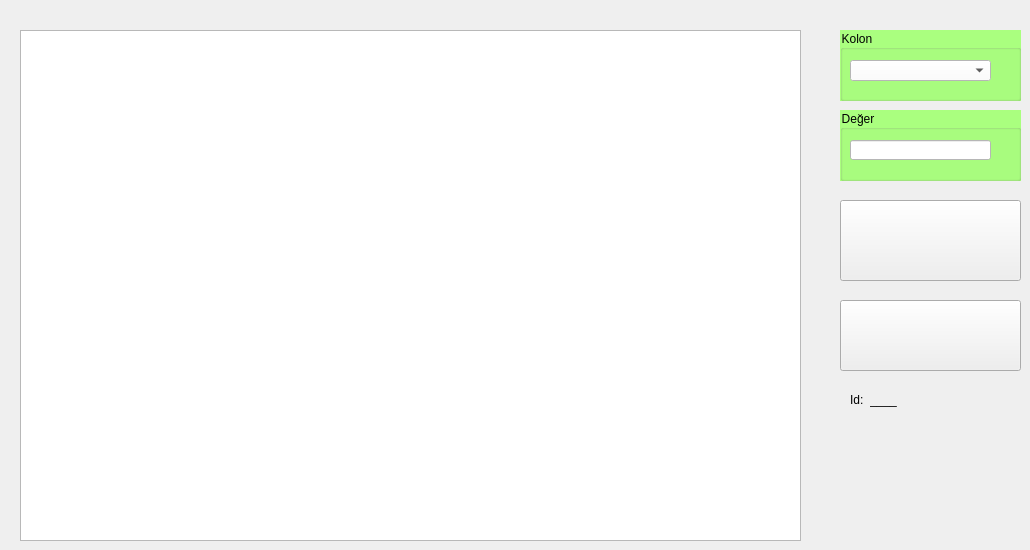
    <widget class="QWidget" name="tab_2">
     <attribute name="icon">
      <iconset resource="a.qrc">
       <normaloff>:/w/match.png</normaloff>:/w/match.png</iconset>
     </attribute>
     <attribute name="title">
      <string>EŞLEŞMELER</string>
     </attribute>
     <widget class="QTableWidget" name="tableWidget">
      <property name="geometry">
       <rect>
        <x>20</x>
        <y>30</y>
        <width>781</width>
        <height>511</height>
       </rect>
      </property>
      <property name="font">
       <font>
        <pointsize>8</pointsize>
       </font>
      </property>
     </widget>
     <widget class="QPushButton" name="btn_iptal">
      <property name="geometry">
       <rect>
        <x>840</x>
        <y>300</y>
        <width>181</width>
        <height>71</height>
       </rect>
      </property>
      <property name="toolTip">
       <string>Öncelikle &quot;idd&quot; kolonundan hücre seçiniz, ardından silme işlemini deneyiniz.</string>
      </property>
      <property name="styleSheet">
       <string notr="true"/>
      </property>
      <property name="text">
       <string/>
      </property>
      <property name="icon">
       <iconset resource="a.qrc">
        <normaloff>:/w/minus.png</normaloff>:/w/minus.png</iconset>
      </property>
      <property name="iconSize">
       <size>
        <width>48</width>
        <height>48</height>
       </size>
      </property>
     </widget>
     <widget class="QLabel" name="label_30">
      <property name="geometry">
       <rect>
        <x>870</x>
        <y>390</y>
        <width>32</width>
        <height>19</height>
       </rect>
      </property>
      <property name="text">
       <string>____</string>
      </property>
     </widget>
     <widget class="QLabel" name="label_31">
      <property name="geometry">
       <rect>
        <x>850</x>
        <y>390</y>
        <width>17</width>
        <height>19</height>
       </rect>
      </property>
      <property name="text">
       <string>Id:</string>
      </property>
     </widget>
     <widget class="QPushButton" name="btn_eslesme_ara">
      <property name="geometry">
       <rect>
        <x>840</x>
        <y>200</y>
        <width>181</width>
        <height>81</height>
       </rect>
      </property>
      <property name="text">
       <string/>
      </property>
      <property name="icon">
       <iconset resource="a.qrc">
        <normaloff>:/w/Database-Search.png</normaloff>:/w/Database-Search.png</iconset>
      </property>
      <property name="iconSize">
       <size>
        <width>52</width>
        <height>52</height>
       </size>
      </property>
     </widget>
     <widget class="QGroupBox" name="groupBox_4">
      <property name="geometry">
       <rect>
        <x>840</x>
        <y>30</y>
        <width>181</width>
        <height>71</height>
       </rect>
      </property>
      <property name="styleSheet">
       <string notr="true">font: 12pt &quot;Calibri&quot;;
background-color: rgb(170, 255, 127);</string>
      </property>
      <property name="title">
       <string>Kolon</string>
      </property>
      <widget class="QComboBox" name="comboBox_3">
       <property name="geometry">
        <rect>
         <x>10</x>
         <y>30</y>
         <width>141</width>
         <height>21</height>
        </rect>
       </property>
       <property name="styleSheet">
        <string notr="true">background-color: rgb(255, 255, 255);
font: 12pt &quot;Calibri&quot;;</string>
       </property>
      </widget>
     </widget>
     <widget class="QGroupBox" name="groupBox_6">
      <property name="geometry">
       <rect>
        <x>840</x>
        <y>110</y>
        <width>181</width>
        <height>71</height>
       </rect>
      </property>
      <property name="styleSheet">
       <string notr="true">font: 12pt &quot;Calibri&quot;;
background-color: rgb(170, 255, 127);</string>
      </property>
      <property name="title">
       <string>Değer</string>
      </property>
      <widget class="QLineEdit" name="lineEdit_3">
       <property name="geometry">
        <rect>
         <x>10</x>
         <y>30</y>
         <width>141</width>
         <height>20</height>
        </rect>
       </property>
       <property name="styleSheet">
        <string notr="true">background-color: rgb(255, 255, 255);
font: 12pt &quot;Calibri&quot;;</string>
       </property>
      </widget>
     </widget>
    </widget>
